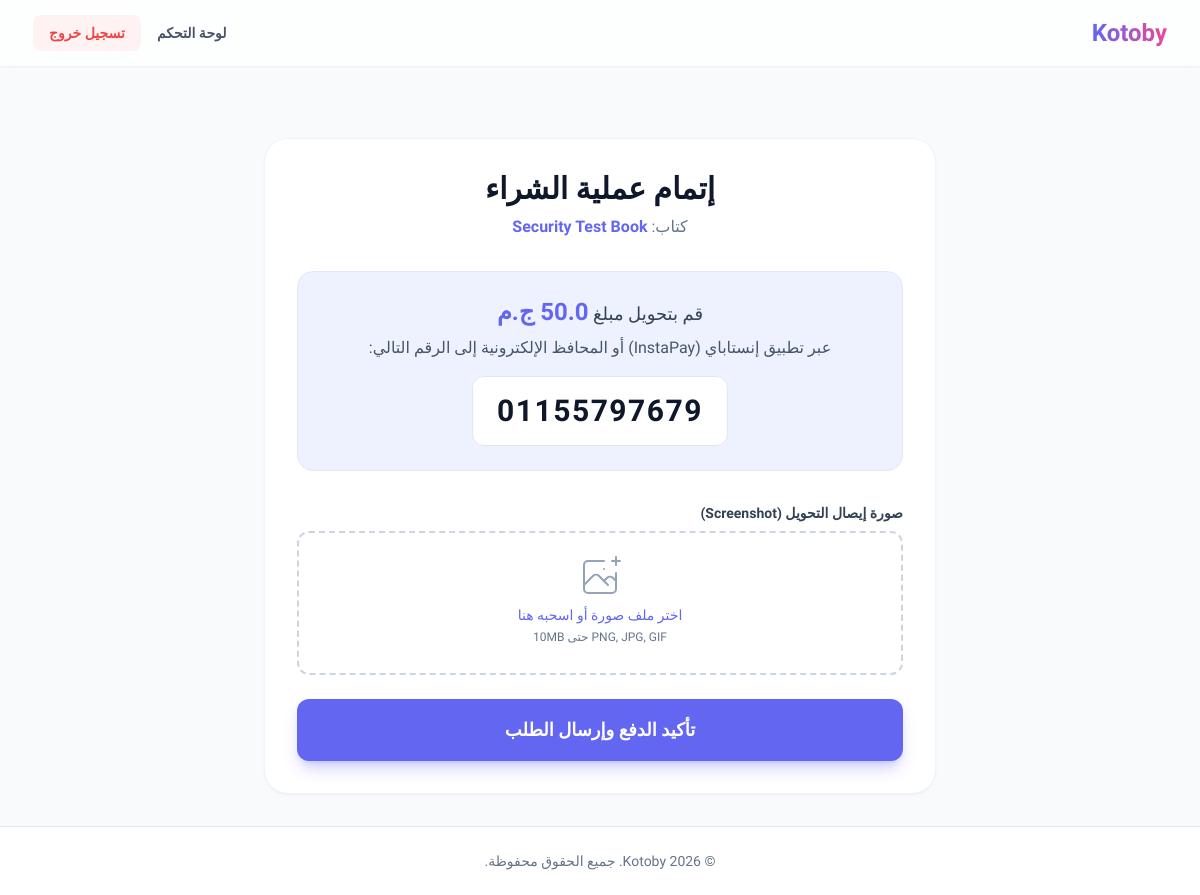
The page /buy/1 (signed in) on the database as committed earlier.
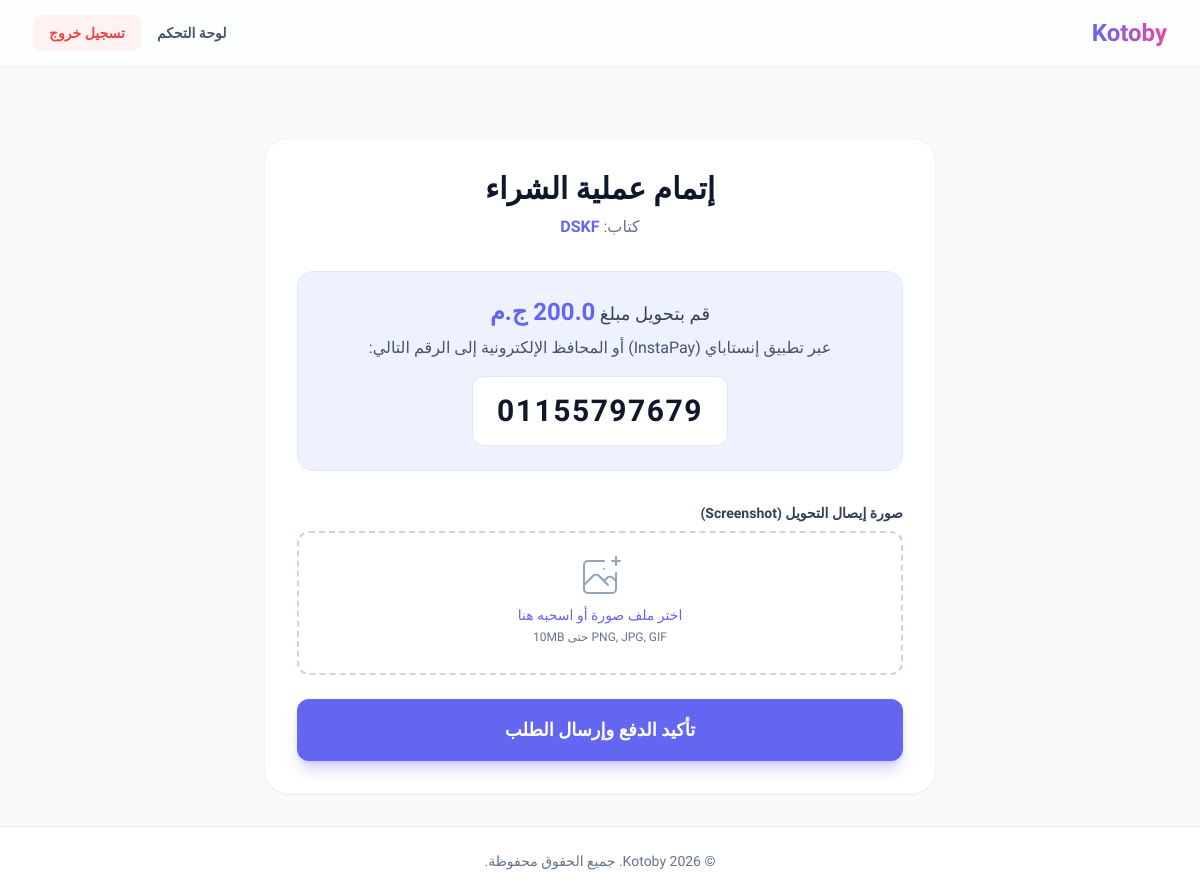
The same page on the database as committed later.
### models.py (models this page shows)
class Book(db.Model):
    id = db.Column(db.Integer, primary_key=True)
    title = db.Column(db.String(150), nullable=False)
    description = db.Column(db.Text, nullable=False)
    price = db.Column(db.Float, nullable=False)
    cover_filename = db.Column(db.String(250), nullable=False)
    book_filename = db.Column(db.String(250), nullable=False)
    purchases = db.relationship('Purchase', backref='book', lazy=True)
    requests = db.relationship('PurchaseRequest', backref='book', lazy=True)

### routes.py (the view, shortened to what this page needs)
@main_bp.route('/buy/<int:book_id>', methods=['GET', 'POST'])
@login_required
def buy(book_id):
    book = Book.query.get_or_404(book_id)
    if Purchase.query.filter_by(user_id=current_user.id, book_id=book.id).first():
        flash('You already own this book.', 'info')
        return redirect(url_for('main.book_details', book_id=book.id))
    return render_template('buy.html', book=book)

### app.py (called while the page is built)
@login_manager.user_loader
def load_user(user_id):
    return User.query.get(int(user_id))

### templates/buy.html (shortened to what this page needs)
{% extends "base.html" %}
{% block content %}
<div class="max-w-2xl mx-auto bg-white p-8 rounded-3xl shadow-sm border border-slate-100 mt-10">
    <div class="text-center mb-8">
        <h2 class="text-3xl font-extrabold text-dark">إتمام عملية الشراء</h2>
        <p class="text-slate-500 mt-2">كتاب: <span class="font-bold text-primary">{{ book.title }}</span></p>
    </div>
    <div class="bg-indigo-50 border border-indigo-100 rounded-2xl p-6 mb-8 text-center">
        <p class="text-lg text-slate-700 mb-2">قم بتحويل مبلغ <span class="font-bold text-2xl text-primary">{{ book.price }} ج.م</span></p>
        <p class="text-slate-600 mb-4">عبر تطبيق إنستاباي (InstaPay) أو المحافظ الإلكترونية إلى الرقم التالي:</p>
        <div class="bg-white px-6 py-4 rounded-xl border border-slate-200 inline-block">
            <span class="text-3xl font-black text-dark tracking-wider select-all" dir="ltr">01155797679</span>
        </div>
    </div>
    <form method="POST" enctype="multipart/form-data" class="space-y-6">
        <div>
            <span class="block text-sm font-semibold text-slate-700 mb-2">صورة إيصال التحويل (Screenshot)</span>
            <label for="receipt" class="cursor-pointer mt-1 flex justify-center px-6 pt-5 pb-6 border-2 border-slate-300 border-dashed rounded-xl hover:border-primary hover:bg-slate-50 transition">
                <div class="space-y-1 text-center">
                    <div class="flex text-sm text-slate-600 justify-center">
                        <span class="relative font-medium text-primary hover:text-indigo-500">
                            اختر ملف صورة أو اسحبه هنا
                        </span>
                    </div>
                    <p class="text-xs text-slate-500">PNG, JPG, GIF حتى 10MB</p>
                </div>
            </label>
        </div>
        <button type="submit" class="w-full flex justify-center py-4 px-4 border border-transparent rounded-xl shadow-lg shadow-primary/30 text-lg font-bold text-white bg-primary hover:bg-indigo-600 focus:outline-none transition transform hover:-translate-y-0.5">
            تأكيد الدفع وإرسال الطلب
        </button>
    </form>
</div>
{% endblock %}

### templates/base.html (shortened to what this page needs)
<!DOCTYPE html>
<html lang="ar" dir="rtl">
<head>
    <script src="https://cdn.tailwindcss.com"></script>
</head>
<body class="text-slate-800 antialiased min-h-screen flex flex-col">
    <nav class="glass sticky top-0 z-50 shadow-sm border-b border-white/20">
        <div class="max-w-7xl mx-auto px-4 sm:px-6 lg:px-8">
            <div class="flex justify-between h-16 items-center">
                <div class="flex-shrink-0 flex items-center">
                    <a href="{{ url_for('main.index') }}" class="text-2xl font-bold bg-clip-text text-transparent bg-gradient-to-r from-primary to-secondary">
                    </a>
                </div>
                <div class="flex items-center space-x-4 space-x-reverse">
                    {% if current_user.is_authenticated %}
                        {% if current_user.is_admin %}
                            <a href="{{ url_for('main.admin_dashboard') }}" class="text-sm font-semibold text-slate-600 hover:text-primary transition">لوحة التحكم</a>
                        {% else %}
                            <a href="{{ url_for('main.dashboard') }}" class="px-4 py-2 text-sm font-semibold text-slate-700 bg-indigo-50 rounded-lg hover:bg-indigo-100 transition" title="{{ current_user.email }}">لوحه التحكم</a>
                        {% endif %}
                        <a href="{{ url_for('main.logout') }}" class="px-4 py-2 text-sm font-semibold text-red-500 bg-red-50 rounded-lg hover:bg-red-100 transition">تسجيل خروج</a>
                    {% else %}
                        <a href="{{ url_for('main.login') }}" class="text-sm font-semibold text-slate-600 hover:text-primary transition">تسجيل الدخول</a>
                        <a href="{{ url_for('main.register') }}" class="px-4 py-2 text-sm font-semibold text-white bg-primary rounded-lg hover:bg-indigo-600 shadow-md transition">حساب جديد</a>
                    {% endif %}
                </div>
            </div>
        </div>
    </nav>
    <main class="flex-grow w-full max-w-7xl mx-auto px-4 sm:px-6 lg:px-8 py-8">
        {% block content %}{% endblock %}
    </main>
    <footer class="bg-white border-t border-slate-200 mt-auto">
        <div class="max-w-7xl mx-auto px-4 py-6 text-center text-slate-500 text-sm">
            &copy; 2026 Kotoby. جميع الحقوق محفوظة.
        </div>
    </footer>
</body>
</html>

### templates/base.html (style rules this page uses)
body { font-family: 'Cairo', sans-serif; background-color: #f8fafc; }
.glass { background: rgba(255, 255, 255, 0.7); backdrop-filter: blur(10px); -webkit-backdrop-filter: blur(10px); border: 1px solid rgba(255, 255, 255, 0.18); }

Rows that differ between the two databases and show on the page:
changed Book: title "Security Test Book" → "DSKF"; price "50.0" → "200.0"
